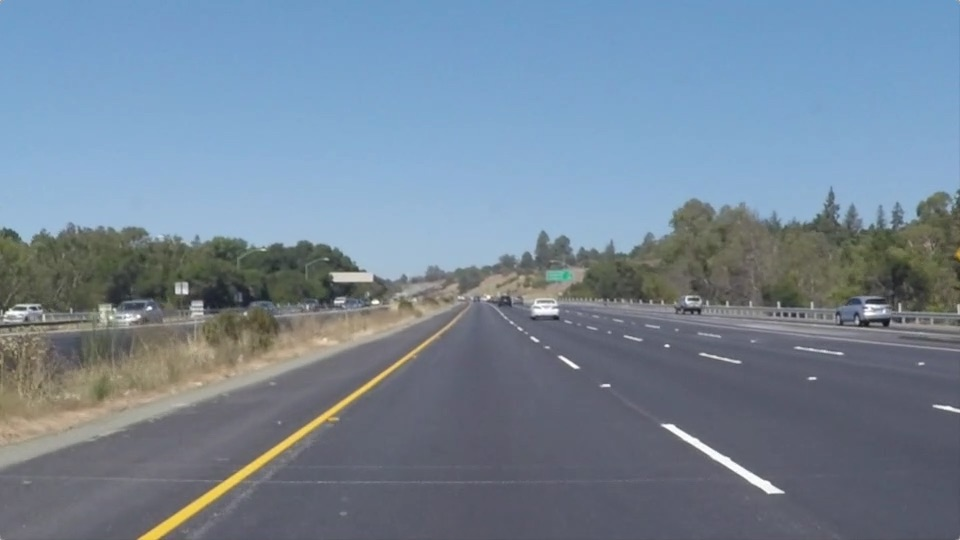
#> input picture test_images/solidYellowLeft.jpg, 960 x 540 px
$ jupyter execute test.ipynb
#> lines starting #> are read from the running program, lines starting #| are printed output that depends on the picture; after the words box and inside, x2 and y2 are one past the last pixel; in counts of white or black regions, pixels touching at a corner belong together
[cell 1]
# Do all the relevant imports
import matplotlib.pyplot as plt
import matplotlib.image as mpimg
import numpy as np
import cv2

# Read in the image and convert to grayscale
# Note: in the previous example we were reading a .jpg
# Here we read a .png and convert to 0,255 bytescale
image = mpimg.imread('test_images/solidYellowLeft.jpg')
#> image is the input picture: shape (540, 960, 3); mean R, G, B 116.5, 133.6, 150.8
gray = cv2.cvtColor(image,cv2.COLOR_RGB2GRAY)
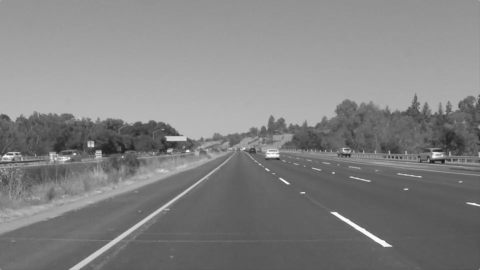
#> gray: shape (540, 960) (shown at 1/2 size); min 19, max 255, mean 130.4

# Define a kernel size for Gaussian smoothing / blurring
kernel_size = 5 # Must be an odd number (3, 5, 7...)
blur_gray = cv2.GaussianBlur(gray,(kernel_size, kernel_size),0)

# Define our parameters for Canny and run it
low_threshold = 180
high_threshold = 240
edges = cv2.Canny(blur_gray, low_threshold, high_threshold)
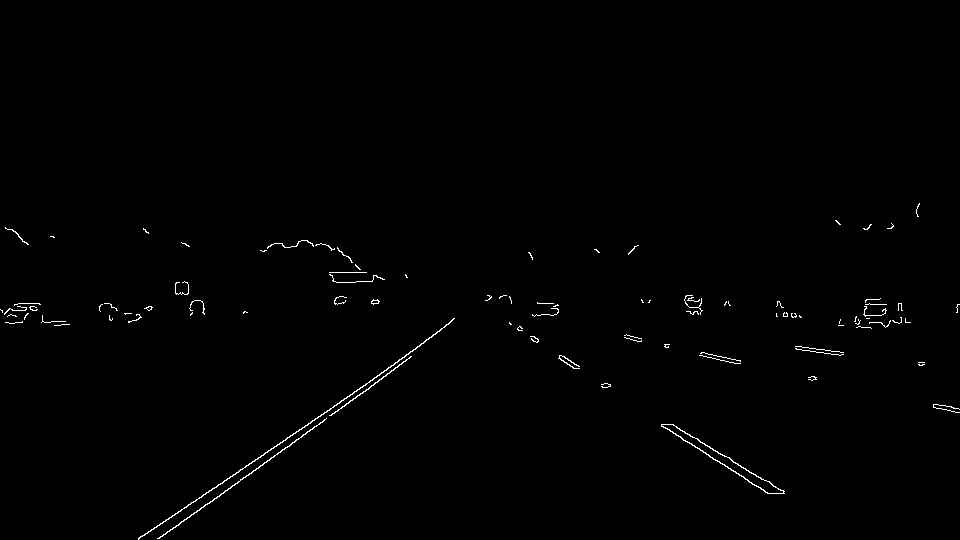
#> edges: shape (540, 960); 0.61% white in thin lines or dots, all inside (x1, y1, x2, y2) = (0, 203, 960, 540)

# Display the image
plt.imshow(edges, cmap='Greys_r')
plt.title("Canny Edge Detection Image")
plt.show()

# Read in and grayscale the image
image = mpimg.imread('test_images/solidYellowLeft.jpg')
gray = cv2.cvtColor(image,cv2.COLOR_RGB2GRAY)

# Define a kernel size and apply Gaussian smoothing
kernel_size = 5
blur_gray = cv2.GaussianBlur(gray,(kernel_size, kernel_size),0)

# Define our parameters for Canny and apply
low_threshold = 180
high_threshold = 240
edges = cv2.Canny(blur_gray, low_threshold, high_threshold)

# Next we'll create a masked edges image using cv2.fillPoly()
mask = np.zeros_like(edges)
ignore_mask_color = 255

# This time we are defining a four sided polygon to mask
imshape = image.shape
vertices = np.array([[(0,imshape[0]),(450, 290), (490, 290), (imshape[1],imshape[0])]], dtype=np.int32)
cv2.fillPoly(mask, vertices, ignore_mask_color)
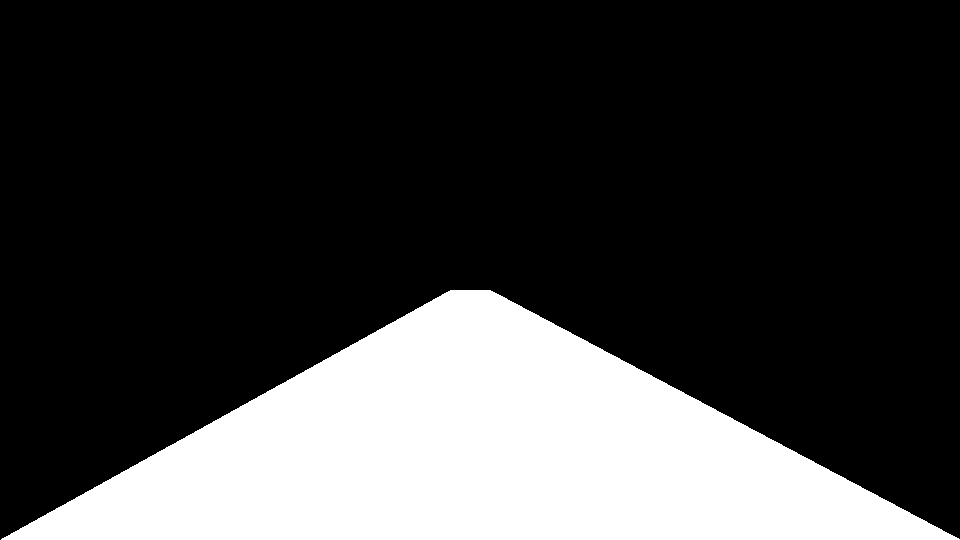
#> mask: shape (540, 960); 24.2% white; 1 white region, box (x1, y1, x2, y2) and area: (1, 290, 960, 540) 125210
masked_edges = cv2.bitwise_and(edges, mask)
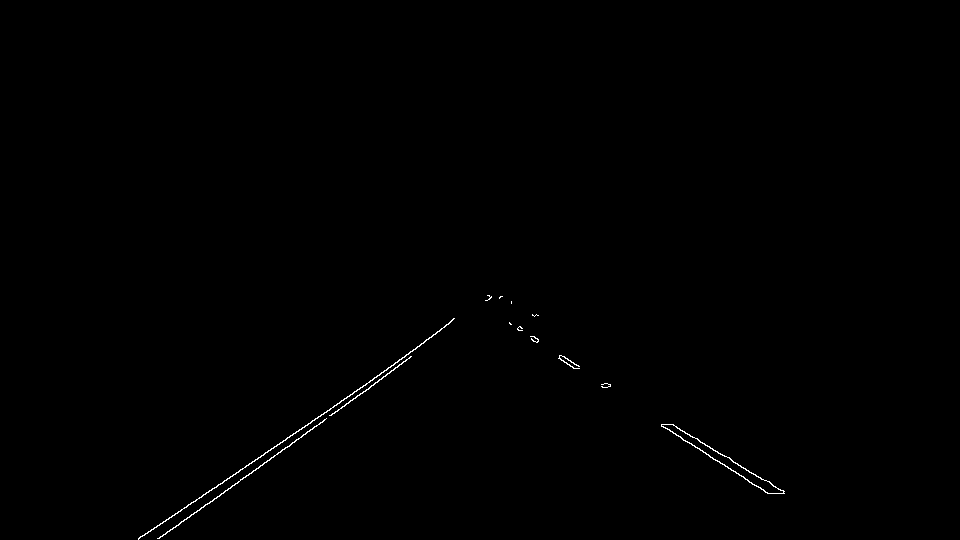
#> masked_edges: shape (540, 960); 0.29% white in thin lines or dots, all inside (x1, y1, x2, y2) = (138, 295, 785, 540)

# Define the Hough transform parameters
# Make a blank the same size as our image to draw on
rho = 1 # distance resolution in pixels of the Hough grid
theta = np.pi/180 # angular resolution in radians of the Hough grid
threshold = 2     # minimum number of votes (intersections in Hough grid cell)
min_line_length = 4 #minimum number of pixels making up a line
max_line_gap = 5    # maximum gap in pixels between connectable line segments
line_image = np.copy(image)*0 # creating a blank to draw lines on
#> line_image: shape (540, 960, 3); every value is 0

# Run Hough on edge detected image
# Output "lines" is an array containing endpoints of detected line segments
lines = cv2.HoughLinesP(masked_edges, rho, theta, threshold, np.array([]),
                            min_line_length, max_line_gap)
#> lines = 86 rows, first 6: [139, 537, 238, 472], [186, 519, 411, 356], [518, 327, 522, 330], [317, 418, 347, 396], [567, 358, 574, 368], [605, 383, 610, 386]

# Iterate over the output "lines" and draw lines on a blank image
for line in lines:
    for x1,y1,x2,y2 in line:
        cv2.line(line_image,(x1,y1),(x2,y2),(255,0,0),10)
#> this loop made 86 passes
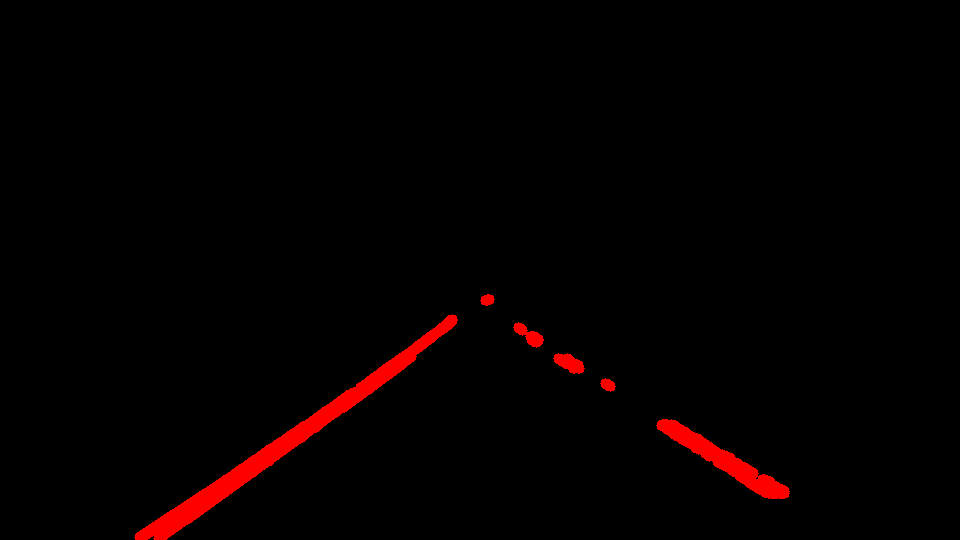
#> line_image: shape (540, 960, 3); mean R, G, B 5, 0, 0

# Create a "color" binary image to combine with line image
color_edges = np.dstack((edges, edges, edges))

# Draw the lines on the edge image
lines_edges = cv2.addWeighted(color_edges, 0.8, line_image, 1, 0)
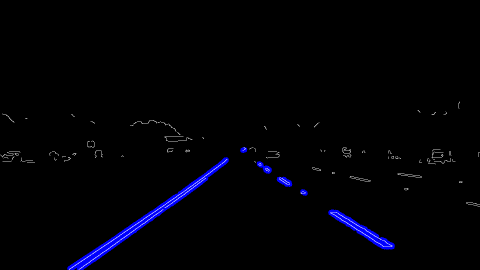
#> lines_edges: shape (540, 960, 3) (shown at 1/2 size); mean of channels 0, 1, 2 5.7, 1.2, 1.2; drawn as B, G, R
lines_edges = cv2.polylines(lines_edges,vertices, True, (0,0,255), 10)
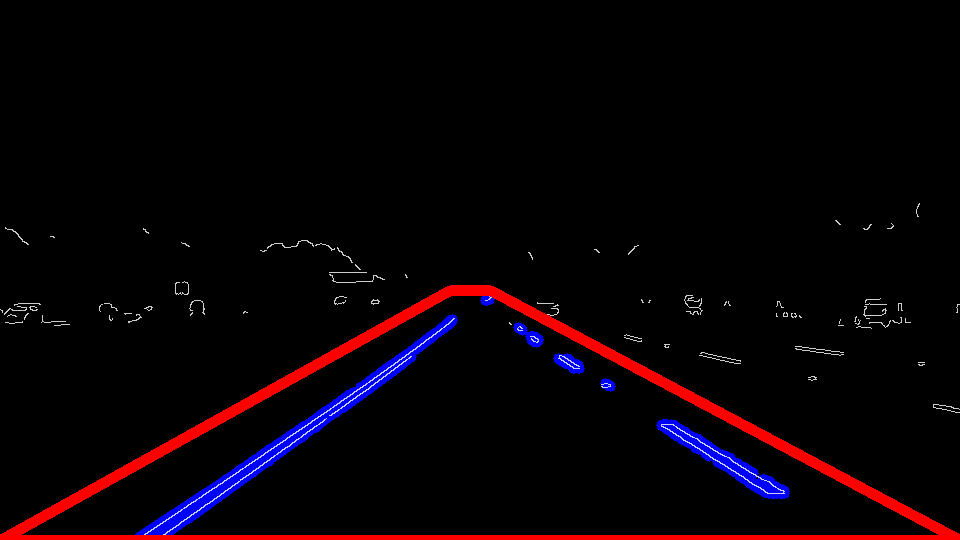
#> lines_edges: shape (540, 960, 3); 3.11% of pixels changed, all inside (x1, y1, x2, y2) = (0, 285, 960, 540); drawn as B, G, R
plt.imshow(image)
plt.title("Input Image")
plt.show()
plt.imshow(lines_edges)
plt.title("Colored Lane line [In RED] and Region of Interest [In Blue]")
plt.show()

import math

# [7 lines left out: function grayscale, not called in this run]
    # Or use BGR2GRAY if you read an image with cv2.imread()
    # return cv2.cvtColor(img, cv2.COLOR_BGR2GRAY)

def canny(img, low_threshold, high_threshold):
    """Applies the Canny transform"""
    return cv2.Canny(img, low_threshold, high_threshold)

def gaussian_blur(img, kernel_size):
    """Applies a Gaussian Noise kernel"""
    return cv2.GaussianBlur(img, (kernel_size, kernel_size), 0)

# [135 lines left out: functions region_of_interest, draw_lines, slope_lines, hough_lines, weighted_img, get_vertices, not called in this run]

$ run again, with test_images/solidWhiteCurve.jpg copied over test_images/solidYellowLeft.jpg
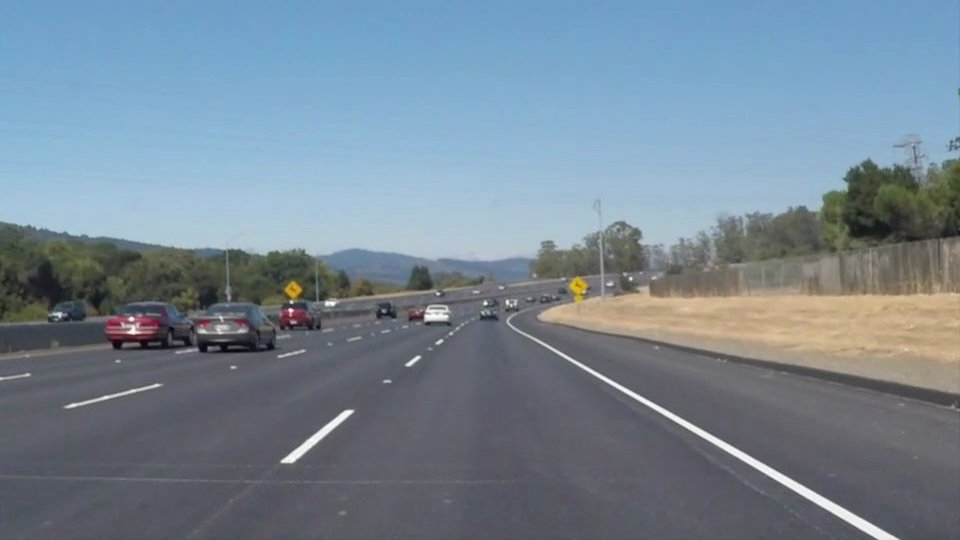
#> input picture test_images/solidWhiteCurve.jpg, 960 x 540 px
#> image is the input picture: shape (540, 960, 3); mean R, G, B 118.5, 134.5, 148.1
#> edges: shape (540, 960); 0.57% white in thin lines or dots, all inside (x1, y1, x2, y2) = (0, 159, 899, 540)
#> mask: shape (540, 960); 24.2% white; 1 white region, box (x1, y1, x2, y2) and area: (1, 290, 960, 540) 125210
#> masked_edges: shape (540, 960); 0.32% white in thin lines or dots, all inside (x1, y1, x2, y2) = (280, 299, 899, 540)
#> lines = 133 rows, first 6: [833, 503, 898, 538], [510, 323, 585, 366], [662, 413, 691, 431], [579, 367, 592, 373], [518, 333, 564, 357], [863, 531, 872, 535]
#> the loop `for line in lines:` made 133 passes
#> after the loop `for line in lines:`:
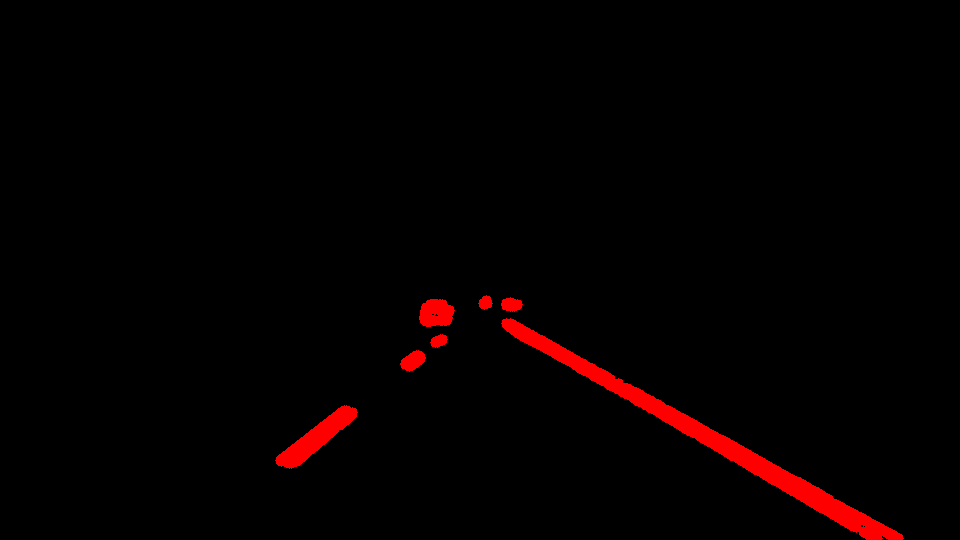
#> line_image: shape (540, 960, 3); mean R, G, B 5.5, 0, 0
#> `lines_edges = cv2.polylines(lines_edges,vertices, True, (0,0,255), 10)`:
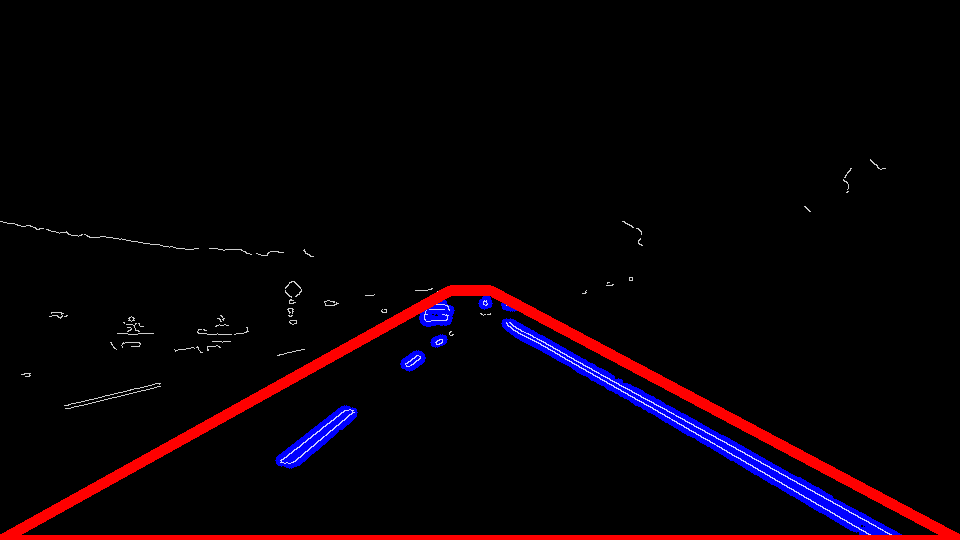
#> lines_edges: shape (540, 960, 3); mean of channels 0, 1, 2 5.7, 1.1, 9.1; drawn as B, G, R

$ run again, with test_images/solidWhiteRight.jpg copied over test_images/solidYellowLeft.jpg
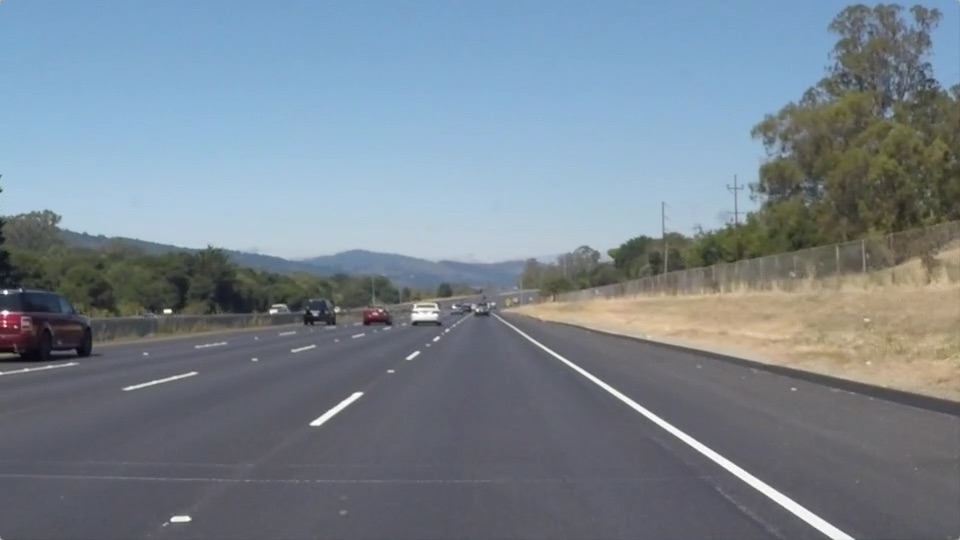
#> input picture test_images/solidWhiteRight.jpg, 960 x 540 px
#> image is the input picture: shape (540, 960, 3); mean R, G, B 120.3, 132.6, 143.7
#> edges: shape (540, 960); 0.54% white in thin lines or dots, all inside (x1, y1, x2, y2) = (0, 78, 936, 540)
#> mask: shape (540, 960); 24.2% white; 1 white region, box (x1, y1, x2, y2) and area: (1, 290, 960, 540) 125210
#> masked_edges: shape (540, 960); 0.3% white in thin lines or dots, all inside (x1, y1, x2, y2) = (170, 295, 855, 540)
#> lines = 70 rows, first 6: [822, 531, 832, 538], [500, 317, 854, 538], [503, 323, 773, 499], [423, 307, 439, 308], [319, 425, 361, 395], [315, 419, 356, 392]
#> the loop `for line in lines:` made 70 passes
#> after the loop `for line in lines:`:
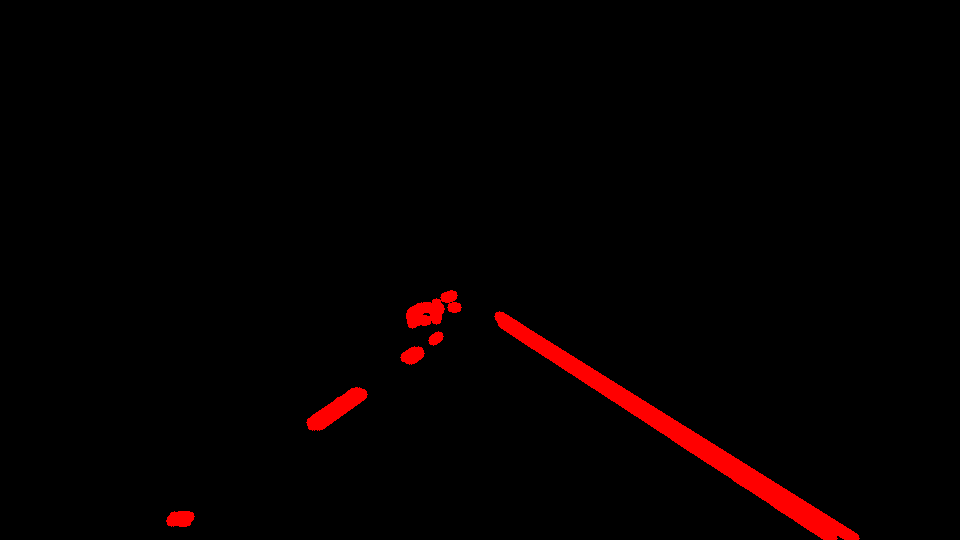
#> line_image: shape (540, 960, 3); mean R, G, B 5.3, 0, 0
#> `lines_edges = cv2.polylines(lines_edges,vertices, True, (0,0,255), 10)`:
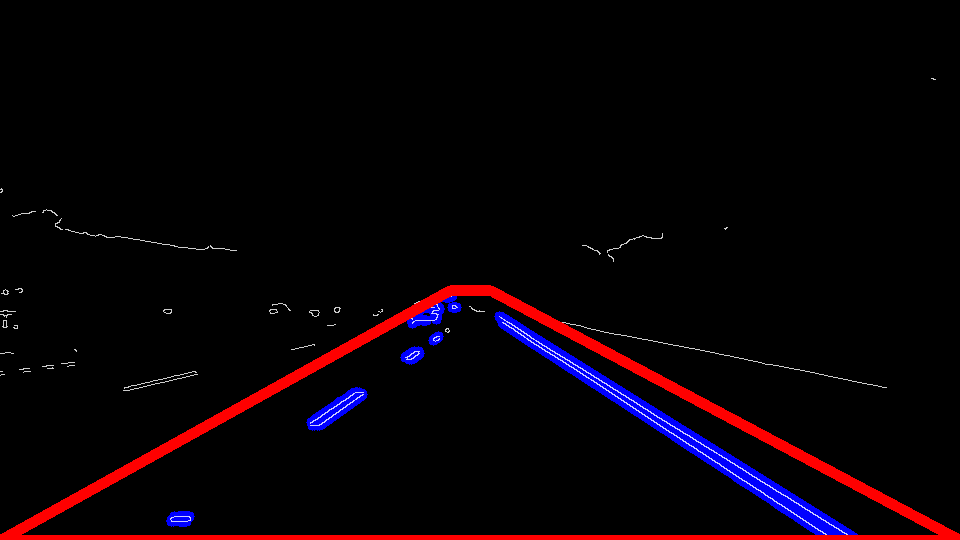
#> lines_edges: shape (540, 960, 3); mean of channels 0, 1, 2 5.5, 1.1, 9; drawn as B, G, R
